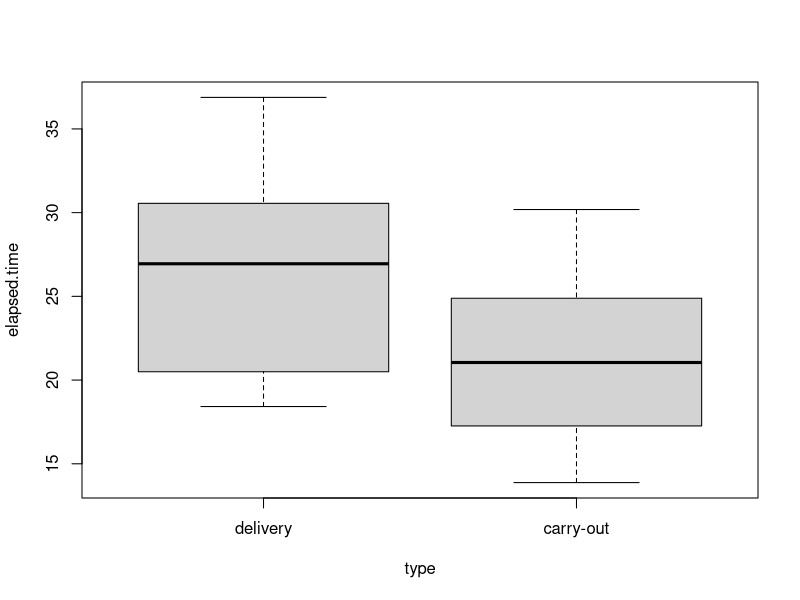

Here is the R script that generated this plot:
## --------------------------------------
## IIE/RA 3 - Sally Model’s SM Pizza Shop
## --------------------------------------

rm(list = ls()) # ажлын огторгуйг цэвэрлэх

set.seed(1) # сийдийг бэхлэх

## Үндсэн параметрүүд

the.number.of.person.at.make.table = 3 # <= 3
oven.size = 1 # <= 3
the.number.of.delivery.person = 5

## Шаардагдах тархалтуудыг загварчлах

# Гурвалжин тархалт

rtriangular = function (n, a, c, b) {
  ifelse((u = runif(n)) < (c-a)/(b-a), a + sqrt((b-a)*(c-a)*u), b - sqrt((b-a)*(b-c)*(1-u)))
}

# hist(rtriangular(n = 500, a = 0.5, c = 0.7, b = 0.8)) # rtriangular() функцийг шалгах

## Захиалга орж ирэх хугацааны эгшинг загварчлах

simulate.demands = function () {

  demands.per.minute = splinefun( # smoothing
    x = (time = c(0,45,90,135,180)),
    y = (demands = c(20,40,60,40,20) / 60)
  )

  # plot(0:180, demands.per.minute(0:180)) # demands.per.minute() функцийг шалгах

  time = 0
  demands.time = c()
  repeat {
    time.between.demands = rexp(n = 1, rate = demands.per.minute(time))
    time = time + time.between.demands
    if (time > 180) {
      break
    }
    demands.time = c(demands.time, time)
  }
  return(demands.time)

}

demands = simulate.demands()

print(demands)

rm(simulate.demands) # хэрэгцээгүй обьектийг устгах

# ls() # обьектүүдийн жагсаалт

## Захиалгын зарим мэдээлэл: пиццаны тоо ба хэмжээ, захиалгын төрөл (delivery эсвэл carry-out), хүргэлтийн хугацаа

simulate.count.and.size = function (demands = c()) {

  # нэг захиалга дахь пиццаны тоо ба хэмжээний тархалт

  prob.dist.the.number.of.pizza = cumsum(c(64,31,5))/100
  prob.dist.size.of.pizza = cumsum(c(32,56,12))/100

  # пиццаны тоог хэмжээ тус бүрээр ялгаж хадгалах обьектүүд

  large <- medium <- small <- type <- c()

  # нэг захиалга дахь пиццаны тоо ба хэмжээг загварчлах хэсэг

  for (demand in demands) {
    the.number.of.pizza = which.max(prob.dist.the.number.of.pizza > runif(1)) # нэг захиалга дахь пиццаны тоо
    l <- m <- s <- 0
    i = 0
    while (i < the.number.of.pizza) { # пицца нэг бүрийн хэмжээг загварчлах хэсэг
      i = i + 1
      switch(which.max(prob.dist.size.of.pizza > runif(1)), # пиццаны хэмжээ
        (l = l + 1), (m = m + 1), (s = s + 1)
      )
    }
    large = c(large, l); medium = c(medium, m); small = c(small, s) # нэг захиалга дахь том, дунд ба жижиг пиццаны тоо
  }

  # захиалгын төрөл ба хүргэлтийн хугацаа

  type = factor(x = ifelse(runif(n = length(demands)) > 0.4, 1, 2), levels = c(1, 2), labels = c("delivery", "carry-out"), ordered = FALSE)

  delivery.duration = ifelse(as.numeric(type) == 1, rtriangular(n = 1, a = 3, c = 5, b = 12), 0)

  # нийт захиалга: цаг, хэмжээ, тоо, захиалгын төрөл, хүргэлтийн хугацаа

  return(data.frame(time = demands, large, medium, small, type, delivery.duration))

}

demands = simulate.count.and.size(demands)

rm(simulate.count.and.size) # хэрэгцээгүй обьектийг устгах

# ls() # обьектүүдийн жагсаалт

print(demands)

## Пиццаны зарим мэдээлэл

simulate.pizza.making = function (demands = data.frame()) {

  demand.id <- size <-
    task_1 <- # Dough and saucing
    task_2 <- # Primary ingredients
    task_3 <- # Final ingredients
    c()

  for (i in as.numeric(row.names(demands))) {
    demand = demands[i,]
    demand.id = c(demand.id, rep(i, times = sum(c(demand[["large"]], demand[["medium"]], demand[["small"]]))))
    if ((n = demand[["large"]]) > 0) {
      size = c(size, rep(3, times = n))
      task_1 = c(task_1, rtriangular(n = n, 0.5, 0.7, 0.8))
      task_2 = c(task_2, rtriangular(n = n, 0.6, 0.8, 1.0))
      task_3 = c(task_3, rtriangular(n = n, 0.5, 0.6, 0.7))
    }
    if ((n = demand[["medium"]]) > 0) {
      size = c(size, rep(2, times = n))
      task_1 = c(task_1, rtriangular(n = n, 0.5, 0.7, 0.8))
      task_2 = c(task_2, rtriangular(n = n, 0.6, 0.8, 1.0))
      task_3 = c(task_3, rtriangular(n = n, 0.5, 0.6, 0.7))
    }
    if ((n = demand[["small"]]) > 0) {
      size = c(size, rep(1, times = n))
      task_1 = c(task_1, rtriangular(n = n, 0.5, 0.7, 0.8))
      task_2 = c(task_2, rtriangular(n = n, 0.6, 0.8, 1.0))
      task_3 = c(task_3, rtriangular(n = n, 0.5, 0.6, 0.7))
    }
  }

  return(data.frame (
    demand.id, # demand id on object "demands"
    size = factor(x = size, levels = c(3,2,1), labels = c("large", "medium", "small"), ordered = TRUE),
    task_1, task_2, task_3
  ))

}

pizzas = simulate.pizza.making(demands)

rm(simulate.pizza.making) # хэрэгцээгүй обьектийг устгах

# ls() # обьектүүдийн жагсаалт

print(pizzas)

## Пиццаг бэлдэх ажлыг загварчлах

pizza.making.one.person = function () {

  made.time = rep(NA, times = nrow(pizzas))
  for (i in as.numeric(row.names(pizzas))) {
    if (i == 1) {
      made.time[i] = demands[["time"]][pizzas[["demand.id"]][i]] + # захиалга орж ирсэн эгшин
        sum(pizzas[i,3:5]) # пиццаг бэлдэх нийт хугацаа
    } else {
      made.time[i] = 
        max(
          made.time[i-1], # өмнөх пиццаг бэлдэж дуусгасан эгшин
          demands[["time"]][pizzas[["demand.id"]][i]] # захиалга орж ирсэн эгшин
        ) +
        sum(pizzas[i,3:5]) # пиццаг бэлдэх нийт хугацаа
    }
  }
  pizzas$made.time = made.time
  return(pizzas)

}

pizza.making.two.person = function () { ## нэг хүн нэг пиццаг дагнан хийх

  pizza.makers.free.time = c(0, 0) # пицца хийгчдийн чөлөөтэй болсон байх хугацааны эгшин, 2 хүн ажиллана
  made.time = rep(NA, times = nrow(pizzas))
  for (i in as.numeric(row.names(pizzas))) {
    time = demands[["time"]][pizzas[["demand.id"]][i]] # захиалга орж ирсэн эгшин
    pizza.making.started = FALSE # пиццаг хийж эхэлсэн эсэхийг заах хувьсагч
    while (!pizza.making.started) { # time эгшинд пицца хийгдэж эхлэхтэй холбогдох тооцоо
      free.mans = which(pizza.makers.free.time <= time) # time эгшинд чөлөөлөгдсөн (чөлөөлөгдөж байх) ажилчид
      if (length(free.mans) > 0) {
        pizza.makers.free.time = pizza.makers.free.time[-free.mans[1]] # чөлөөтэй ажилчдын нэгэнд ажил оногдоно
        made.time[i] = time + # пиццаг хийж эхлэх эгшин
          sum(pizzas[i,3:5]) # пиццаг бэлдэх нийт хугацаа: task_1, task_2 ба task_3
        pizza.makers.free.time = c(pizza.makers.free.time, made.time[i]) # тухайн ажилчны эргэн чөлөөлөгдөх эгшин
        pizza.making.started = TRUE
      } else {
        time = sort(pizza.makers.free.time)[1] # хамгийн түрүүнд чөлөөлөгдөх ажилчны чөлөөлөгдөх эгшин
      }
    }
  }
  pizzas$made.time = made.time
  return(pizzas)

}

pizza.making.three.person = function () {

  made.time <- task_1.start <- task_1.end <- task_2.start <- task_2.end <- task_3.start <- rep(NA, times = nrow(pizzas))
  for (i in as.numeric(row.names(pizzas))) {
    if (i == 1) {
      task_1.start[i] = demands[["time"]][pizzas[["demand.id"]][i]]
      task_2.start[i] = (task_1.end[i] = task_1.start[i] + pizzas[["task_1"]][i])
      task_3.start[i] = (task_2.end[i] = task_2.start[i] + pizzas[["task_2"]][i])
      made.time[i] = task_3.start[i] + pizzas[["task_3"]][i]
    } else if (i == 2) {
      task_1.end[i] = (task_1.start[i] = max(demands[["time"]][pizzas[["demand.id"]][i]], task_1.end[i-1])) + pizzas[["task_1"]][i]
      task_2.end[i] = (task_2.start[i] = max(task_1.end[i], task_2.end[i-1])) + pizzas[["task_2"]][i]
      made.time[i] = (task_3.start[i] = max(task_2.end[i], made.time[i-1])) + pizzas[["task_3"]][i]
    } else {
      task_1.end[i] = (task_1.start[i] = max(demands[["time"]][pizzas[["demand.id"]][i]], task_1.end[i-1], task_2.end[i-2])) + pizzas[["task_1"]][i]
      task_2.end[i] = (task_2.start[i] = max(task_1.end[i], task_2.end[i-1], made.time[i-2])) + pizzas[["task_2"]][i]
      made.time[i] = (task_3.start[i] = max(task_2.end[i], made.time[i-1])) + pizzas[["task_3"]][i]
    }
  }
  pizzas$task_1.start = task_1.start; pizzas$task_1.end = task_1.end
  pizzas$task_2.start = task_2.start; pizzas$task_2.end = task_2.end
  pizzas$task_3.start = task_3.start; pizzas$made.time = made.time
  return(pizzas)

}

pizzas = switch(the.number.of.person.at.make.table,
  pizza.making.one.person(),
  pizza.making.two.person(),
  pizza.making.three.person()
)

rm(pizza.making.one.person, pizza.making.three.person)

print(pizzas)

ls()

## Зуухны хэсгийг загварчлах

oven = function () {

  oven.load.area.size = switch(oven.size, 435, 520, 605) # зуухны талбай

  pizzas$size.as.square.inches <<- apply(as.matrix(as.numeric(pizzas[["size"]])), 1, switch, 115, 175, 250) # пиццаны хэмжээг талбайн хэмжээнд шилжүүлэх

  load.time = rep(NA, times = nrow(pizzas))
  oven.load.area.status = list(
    current.availeble.size = oven.load.area.size, # үлдэгдэл сул зай
    size.will.be.free = list( # чөлөөлөгдөх зайн мэдээлэл
      size = c(), # зайн хэмжээ
      time = c()  # хугацааны эгшин, оруулах хэсгийг чөлөөлөх буюу зууханд шилжих
    )
  )
  for (i in as.numeric(row.names(pizzas))) {
    time = pizzas[["made.time"]][i] # бэлтгэгчийн ширээнээс пицца ирэх үеийн хугацааны эгшин
    pizza.loaded = FALSE # пицца зуухны оруулах хэсэгт шилжсэн эсэхийг заах хувьсагч
    while (!pizza.loaded) { # заагдсан эгшинд пицца зуухны оруулах хэсэгт шилжихтэй холбогдох тооцоо
      # time эгшинд чөлөөлөгдсөн (чөлөөлөгдөж байх) байх зайн хэмжээ
      indices = which(oven.load.area.status$size.will.be.free$time <= time) # чөлөөлөгдөх зай, индексүүд
      if (length(indices) > 0) {
        oven.load.area.status[["current.availeble.size"]] = oven.load.area.status[["current.availeble.size"]] + sum(oven.load.area.status$size.will.be.free$size[indices]) # + чөлөөлөгдөх нийт зайн хэмжээ
        # чөлөөлөгдсөн зайн мэдээллийг устгах
        oven.load.area.status$size.will.be.free$size = oven.load.area.status$size.will.be.free$size[-indices]
        oven.load.area.status$size.will.be.free$time = oven.load.area.status$size.will.be.free$time[-indices]
      }
      # пицца оруулах хэсэгт нэвтрэх ба хүлээгдэх байдлын тооцоо
      if (oven.load.area.status$current.availeble.size >= pizzas[["size.as.square.inches"]][i]) { # пицца оруулах хэсэгт багтана
        oven.load.area.status$current.availeble.size = oven.load.area.status$current.availeble.size - pizzas[["size.as.square.inches"]][i]
        oven.load.area.status$size.will.be.free$size = c(oven.load.area.status$size.will.be.free$size, pizzas[["size.as.square.inches"]][i])
        oven.load.area.status$size.will.be.free$time = c(oven.load.area.status$size.will.be.free$time, time + 1.9) # хугацааны тухайн эгшин + зуухны оруулах хэсэгт өнгөрүүлэх хугацаа
        load.time[i] = time
        pizza.loaded = TRUE # пицца оруулах хэсэгт шилжсэн
      } else { # пицца багтаагүй, хүлээгдэнэ
        # пицца оруулах хэсгийг орхих буюу зай чөлөөлөгдөх хамгийн ойрын эгшинг тодорхойлох
        time = oven.load.area.status$size.will.be.free$time[1]
      }
    }
  }

  pizzas$baked.time <<- (pizzas$from.load.to.bake.time <<- (pizzas$load.time <<- load.time) + 1.9) + 7.5

}

oven()

rm(oven)

print(pizzas)

## Хэрчиж савлах, захиалгыг гаргах хэсгийг загварчлах

# Дараах хэдэн мөрийг ажиллуулахын тулд # тэмдэгтийг арилгана уу
# data = scan(file = "IIE_SM_3.dat") # Захиалгыг багцалж бэлдэхэд зарцуулагдах хугацаа гэж үзэв. Жич: Захиалгын хэмжээтэй хамааралгүйгээр өгчээ. Мөн файлын замыг анхаар!
# hist(data) # тайлбар дээр "алдаатай" гэсэн нь хоёр тархалтын холимог маягаар илэрч буй бололтой
# data = data[which(data < 6)]
# hist(data) # тархалтыг  a = 1, c = 3, b = 6 параметрүүдтэй гурвалжин тархалт гэж үзье
# rm(data)

cut.and.box = function () {

  cut.and.box = rep(NA, times = nrow(demands))
  for (i in as.numeric(row.names(demands))) {
    cut.and.box[i] = max(pizzas[["baked.time"]][which(pizzas[["demand.id"]] == i)]) + rtriangular(n = 1, a = 1, c = 3, b = 6)
  }
  demands$cut.and.box <<- cut.and.box

}

cut.and.box()

rm(cut.and.box)

print(demands)

## Хүргэлтийн хэсгийг загварчлах

delivery = function () {

  delivery.person.back_time = rep(0, times = the.number.of.delivery.person) # хугацааны эхэнд бүх хүргэгч бэлэн байгаа
  delivery.time = rep(NA, times = nrow(demands))
  for (i in as.numeric(row.names(demands))) {
    if (as.numeric(demands[["type"]][i]) == 1) { # delivery
      delivery.person.back_time = sort(delivery.person.back_time) # бэлэн эсвэл хамгийн түрүүнд эргэж ирэх хүргэгч
      delivery.time[i] = max(demands[["cut.and.box"]][i], delivery.person.back_time[1]) + demands[["delivery.duration"]][i]
      delivery.person.back_time[1] = delivery.time[i] + demands[["delivery.duration"]][i] # хүргэгчийн эргэж ирэх хугацаа
    } else { # carry-out
      delivery.time[i] = demands[["cut.and.box"]][i]
    }
  }
  demands$delivery.time <<- delivery.time

}

delivery()

rm(delivery)

print(demands)

## Захиалгыг гүйцэтгэхэд зарцуулсан нийт хугацаа ба түүний зарим статистик үзүүлэлтүүд

demands$elapsed.time = demands[["delivery.time"]] - demands[["time"]]

print(demands)

tapply(demands[["elapsed.time"]], demands[["type"]], mean)
tapply(demands[["elapsed.time"]], demands[["type"]], sd)
tapply(demands[["elapsed.time"]], demands[["type"]], fivenum) # minimum, lower-hinge, median, upper-hinge, maximum
boxplot(formula = elapsed.time ~ type, data = demands)
